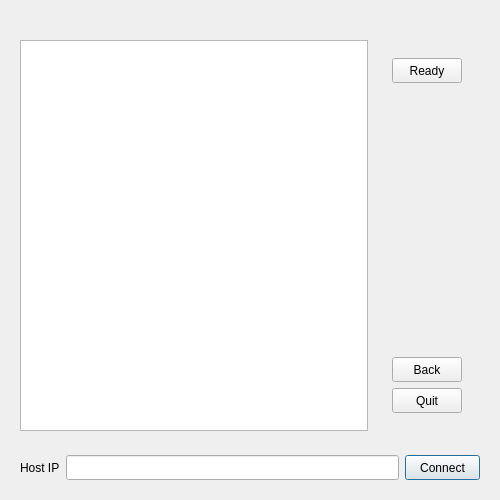
<?xml version="1.0" encoding="UTF-8"?>
<ui version="4.0">
 <class>mClient</class>
 <widget class="QDialog" name="mClient">
  <property name="geometry">
   <rect>
    <x>0</x>
    <y>0</y>
    <width>500</width>
    <height>500</height>
   </rect>
  </property>
  <property name="windowTitle">
   <string>Client Lobby</string>
  </property>
  <layout class="QGridLayout" name="gridLayout_2">
   <item row="1" column="0">
    <widget class="QWidget" name="widget" native="true">
     <layout class="QGridLayout" name="gridLayout_3">
      <item row="0" column="1">
       <widget class="QLineEdit" name="lineEdit">
        <property name="minimumSize">
         <size>
          <width>0</width>
          <height>25</height>
         </size>
        </property>
        <property name="maximumSize">
         <size>
          <width>16777215</width>
          <height>25</height>
         </size>
        </property>
        <property name="toolTip">
         <string>&lt;!DOCTYPE HTML PUBLIC &quot;-//W3C//DTD HTML 4.0//EN&quot; &quot;http://www.w3.org/TR/REC-html40/strict.dtd&quot;&gt;
&lt;html&gt;&lt;head&gt;&lt;meta name=&quot;qrichtext&quot; content=&quot;1&quot; /&gt;&lt;style type=&quot;text/css&quot;&gt;
p, li { white-space: pre-wrap; }
&lt;/style&gt;&lt;/head&gt;&lt;body style=&quot; font-family:'MS Shell Dlg 2'; font-size:8.25pt; font-weight:400; font-style:normal;&quot;&gt;
&lt;p style=&quot; margin-top:0px; margin-bottom:0px; margin-left:0px; margin-right:0px; -qt-block-indent:0; text-indent:0px;&quot;&gt;&lt;span style=&quot; font-size:8pt;&quot;&gt;Enter the IP address of the Server you want to connect to.&lt;/span&gt;&lt;/p&gt;&lt;/body&gt;&lt;/html&gt;</string>
        </property>
       </widget>
      </item>
      <item row="0" column="2">
       <widget class="QPushButton" name="pbCon">
        <property name="minimumSize">
         <size>
          <width>75</width>
          <height>25</height>
         </size>
        </property>
        <property name="maximumSize">
         <size>
          <width>75</width>
          <height>25</height>
         </size>
        </property>
        <property name="toolTip">
         <string>&lt;!DOCTYPE HTML PUBLIC &quot;-//W3C//DTD HTML 4.0//EN&quot; &quot;http://www.w3.org/TR/REC-html40/strict.dtd&quot;&gt;
&lt;html&gt;&lt;head&gt;&lt;meta name=&quot;qrichtext&quot; content=&quot;1&quot; /&gt;&lt;style type=&quot;text/css&quot;&gt;
p, li { white-space: pre-wrap; }
&lt;/style&gt;&lt;/head&gt;&lt;body style=&quot; font-family:'MS Shell Dlg 2'; font-size:8.25pt; font-weight:400; font-style:normal;&quot;&gt;
&lt;p style=&quot; margin-top:0px; margin-bottom:0px; margin-left:0px; margin-right:0px; -qt-block-indent:0; text-indent:0px;&quot;&gt;&lt;span style=&quot; font-size:8pt;&quot;&gt;Enter the IP address of the Server you want to connect to.&lt;/span&gt;&lt;/p&gt;&lt;/body&gt;&lt;/html&gt;</string>
        </property>
        <property name="text">
         <string>Connect</string>
        </property>
       </widget>
      </item>
      <item row="0" column="0">
       <widget class="QLabel" name="label">
        <property name="toolTip">
         <string>&lt;!DOCTYPE HTML PUBLIC &quot;-//W3C//DTD HTML 4.0//EN&quot; &quot;http://www.w3.org/TR/REC-html40/strict.dtd&quot;&gt;
&lt;html&gt;&lt;head&gt;&lt;meta name=&quot;qrichtext&quot; content=&quot;1&quot; /&gt;&lt;style type=&quot;text/css&quot;&gt;
p, li { white-space: pre-wrap; }
&lt;/style&gt;&lt;/head&gt;&lt;body style=&quot; font-family:'MS Shell Dlg 2'; font-size:8.25pt; font-weight:400; font-style:normal;&quot;&gt;
&lt;p style=&quot; margin-top:0px; margin-bottom:0px; margin-left:0px; margin-right:0px; -qt-block-indent:0; text-indent:0px;&quot;&gt;&lt;span style=&quot; font-size:8pt;&quot;&gt;Enter the IP address of the Server you want to connect to.&lt;/span&gt;&lt;/p&gt;&lt;/body&gt;&lt;/html&gt;</string>
        </property>
        <property name="text">
         <string>Host IP</string>
        </property>
       </widget>
      </item>
     </layout>
    </widget>
   </item>
   <item row="0" column="0">
    <widget class="QWidget" name="widget_2" native="true">
     <layout class="QGridLayout" name="gridLayout">
      <item row="1" column="0">
       <widget class="QListWidget" name="playerList">
        <property name="toolTip">
         <string>&lt;!DOCTYPE HTML PUBLIC &quot;-//W3C//DTD HTML 4.0//EN&quot; &quot;http://www.w3.org/TR/REC-html40/strict.dtd&quot;&gt;
&lt;html&gt;&lt;head&gt;&lt;meta name=&quot;qrichtext&quot; content=&quot;1&quot; /&gt;&lt;style type=&quot;text/css&quot;&gt;
p, li { white-space: pre-wrap; }
&lt;/style&gt;&lt;/head&gt;&lt;body style=&quot; font-family:'Tahoma'; font-size:8.25pt; font-weight:400; font-style:normal;&quot;&gt;
&lt;p style=&quot; margin-top:0px; margin-bottom:0px; margin-left:0px; margin-right:0px; -qt-block-indent:0; text-indent:0px;&quot;&gt;List of Players in Lobby&lt;/p&gt;&lt;/body&gt;&lt;/html&gt;</string>
        </property>
       </widget>
      </item>
      <item row="1" column="1">
       <widget class="QWidget" name="widget_3" native="true">
        <property name="minimumSize">
         <size>
          <width>90</width>
          <height>0</height>
         </size>
        </property>
        <layout class="QGridLayout" name="gridLayout_4">
         <item row="0" column="0">
          <widget class="QWidget" name="widget_5" native="true">
           <layout class="QGridLayout" name="gridLayout_6">
            <item row="0" column="0">
             <widget class="QPushButton" name="pbReady">
              <property name="minimumSize">
               <size>
                <width>70</width>
                <height>25</height>
               </size>
              </property>
              <property name="maximumSize">
               <size>
                <width>70</width>
                <height>25</height>
               </size>
              </property>
              <property name="text">
               <string>Ready</string>
              </property>
             </widget>
            </item>
           </layout>
          </widget>
         </item>
         <item row="2" column="0">
          <widget class="QWidget" name="widget_4" native="true">
           <layout class="QGridLayout" name="gridLayout_5">
            <item row="0" column="0">
             <widget class="QPushButton" name="pbBack">
              <property name="minimumSize">
               <size>
                <width>70</width>
                <height>25</height>
               </size>
              </property>
              <property name="maximumSize">
               <size>
                <width>70</width>
                <height>25</height>
               </size>
              </property>
              <property name="text">
               <string>Back</string>
              </property>
             </widget>
            </item>
            <item row="1" column="0">
             <widget class="QPushButton" name="pbQuit">
              <property name="minimumSize">
               <size>
                <width>70</width>
                <height>25</height>
               </size>
              </property>
              <property name="maximumSize">
               <size>
                <width>70</width>
                <height>25</height>
               </size>
              </property>
              <property name="text">
               <string>Quit</string>
              </property>
             </widget>
            </item>
           </layout>
          </widget>
         </item>
         <item row="1" column="0">
          <spacer name="verticalSpacer">
           <property name="orientation">
            <enum>Qt::Vertical</enum>
           </property>
           <property name="sizeHint" stdset="0">
            <size>
             <width>20</width>
             <height>40</height>
            </size>
           </property>
          </spacer>
         </item>
        </layout>
       </widget>
      </item>
      <item row="0" column="0">
       <widget class="QLabel" name="playerName">
        <property name="text">
         <string/>
        </property>
       </widget>
      </item>
     </layout>
    </widget>
   </item>
  </layout>
 </widget>
 <resources/>
 <connections>
  <connection>
   <sender>pbQuit</sender>
   <signal>clicked()</signal>
   <receiver>mClient</receiver>
   <slot>close()</slot>
   <hints>
    <hint type="sourcelabel">
     <x>463</x>
     <y>414</y>
    </hint>
    <hint type="destinationlabel">
     <x>514</x>
     <y>348</y>
    </hint>
   </hints>
  </connection>
  <connection>
   <sender>lineEdit</sender>
   <signal>returnPressed()</signal>
   <receiver>pbCon</receiver>
   <slot>click()</slot>
   <hints>
    <hint type="sourcelabel">
     <x>361</x>
     <y>466</y>
    </hint>
    <hint type="destinationlabel">
     <x>412</x>
     <y>472</y>
    </hint>
   </hints>
  </connection>
 </connections>
</ui>
